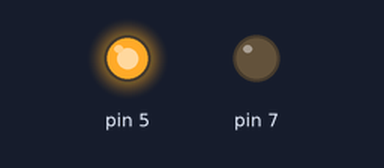
The program below on a simulated Raspberry Pi (header pin numbers). On the bench: output pins drawn as LEDs (lit = HIGH). At 3.0 s the program stops and its outputs stay as they are.

Above: at 0.1 s.
At 2.1 s:
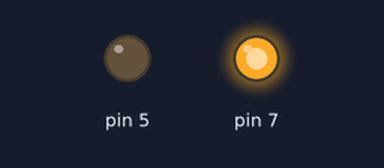
At 3.1 s:
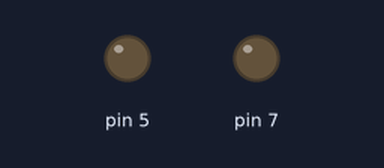
Timing chart, 0 to 4.5 s (numbered marks = the images above):
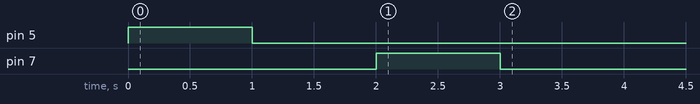

Measured:
- by itself, pin 5: LOW → HIGH at 0.00 s, → LOW 1.0 s later
- by itself, pin 7: LOW → HIGH at 2.0 s, → LOW 1.0 s later

The program:

LED.py
```python
import RPi.GPIO as GPIO
import time

GPIO.setmode(GPIO.BOARD)

GPIO.setup(7, GPIO.OUT)
GPIO.setup(5, GPIO.OUT)

GPIO.output(5,GPIO.HIGH)
time.sleep(1)
GPIO.output(5,GPIO.LOW)
time.sleep(1)
GPIO.output(7,GPIO.HIGH)
time.sleep(1)
GPIO.output(7,GPIO.LOW)

GPIO.cleanup()
```
